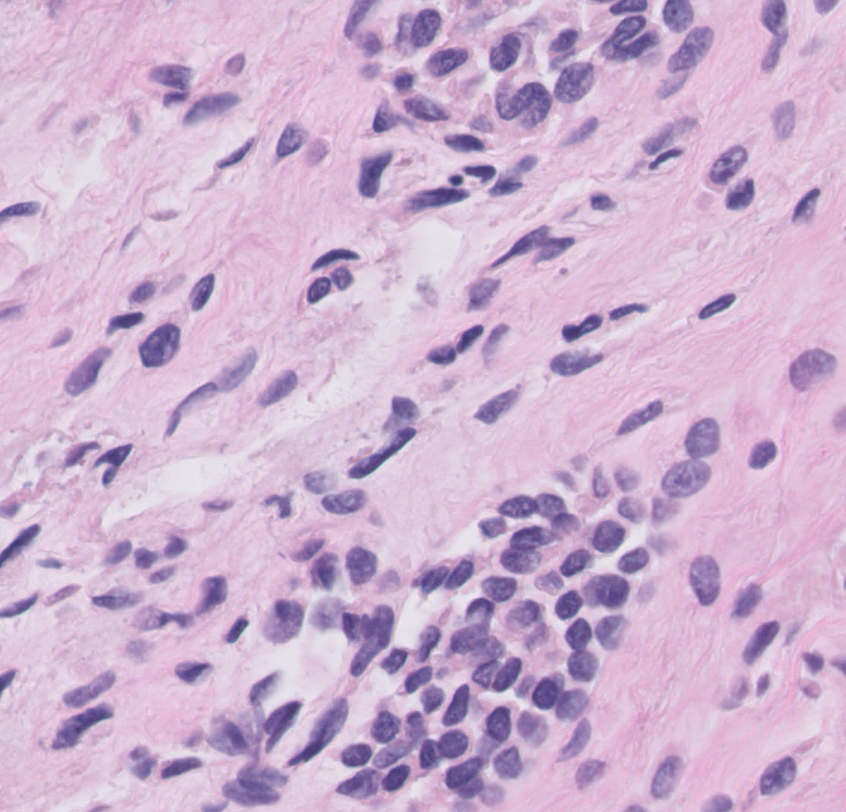
%> input picture gen4/original_screenshots/t1.png, 846 x 812 px, shrunk from 1410 x 1354 before the run
$ octave myseam.m   (GNU Octave 9; MATLAB toolbox functions it lacks are replaced by stand-ins)
%> lines starting %> are read from the running program, lines starting %| are printed output that depends on the picture
imm1 = imread('t1.png');
%> imm1 is the input picture: size 812x846x3 uint8; mean R, G, B 204.9, 177.6, 207.5
imm2 = imread('t2.png');
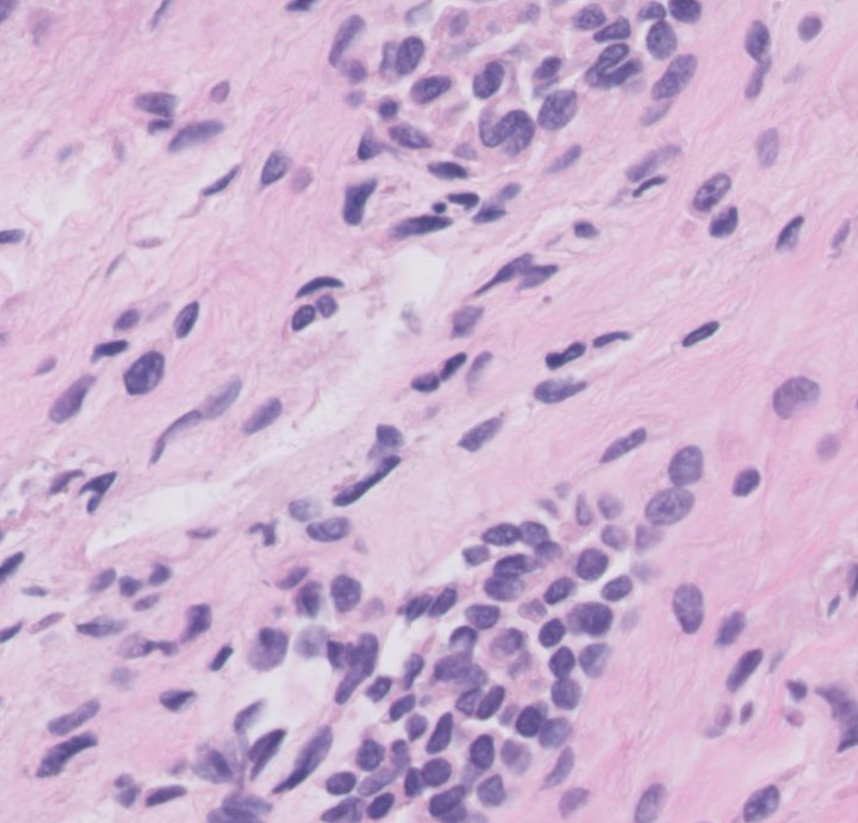
%> input picture gen4/original_screenshots/t2.png, 858 x 823 px, shrunk from 1430 x 1372 before the run
%> imm2 is the input picture: size 823x858x3 uint8; mean R, G, B 205.6, 178, 208

im1 = rgb2gray(imm1);
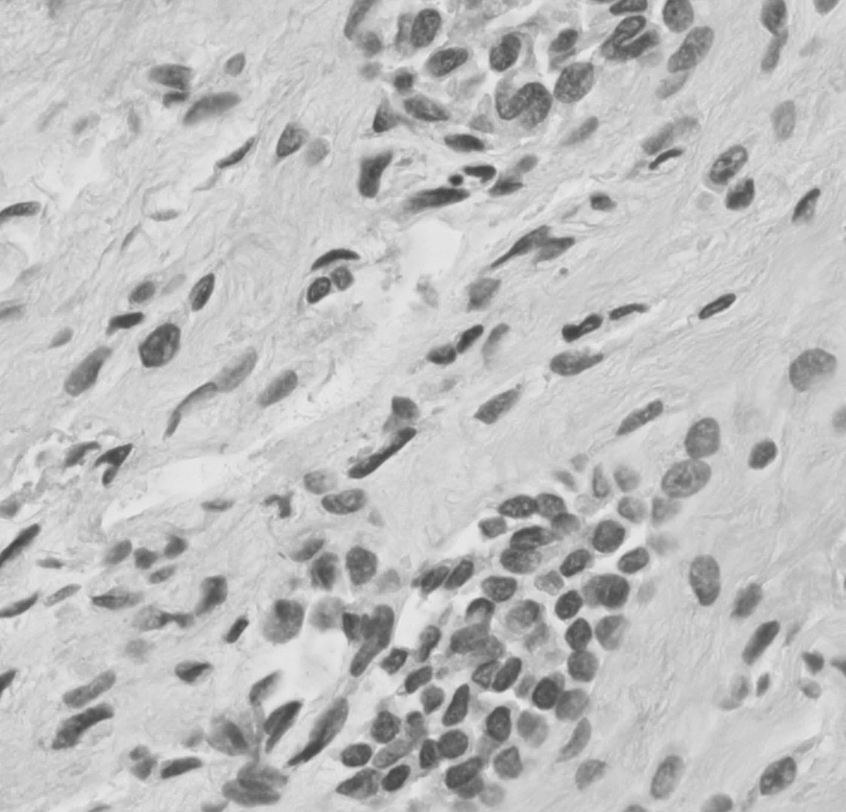
%> im1: size 812x846 uint8; min 61, max 236, mean 189.1
im2 = rgb2gray(imm2);
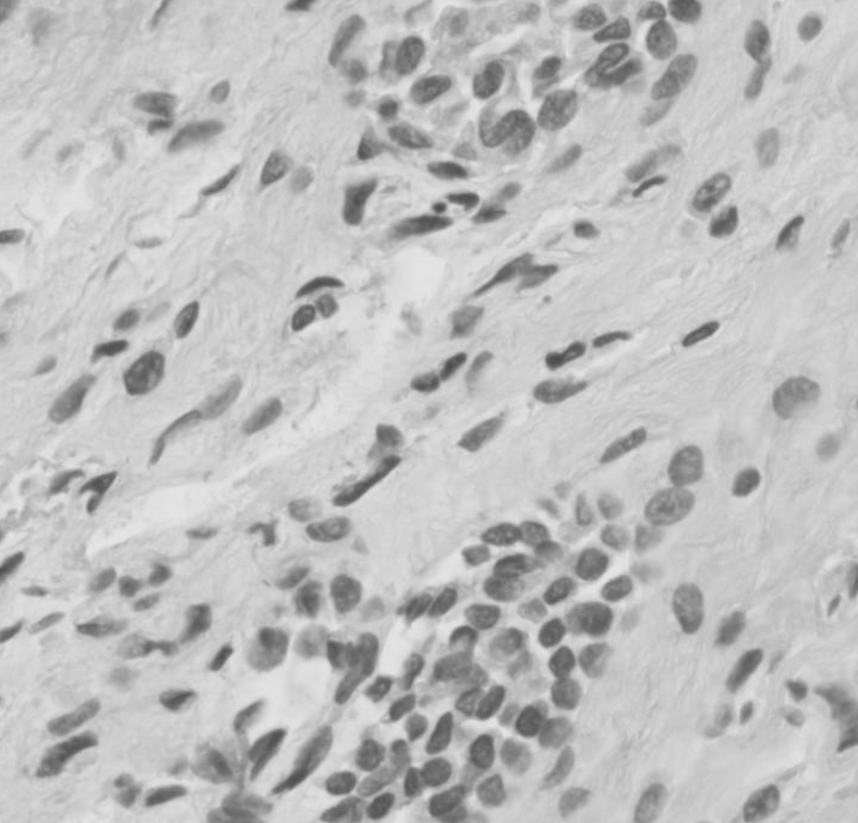
%> im2: size 823x858 uint8; min 74, max 231, mean 189.7
win = 5;

data = zeros(size(im1,2),1);
for i=1+win:size(im1,2)-win
    col1 = im1(:,i);
%> (the run ends here)
